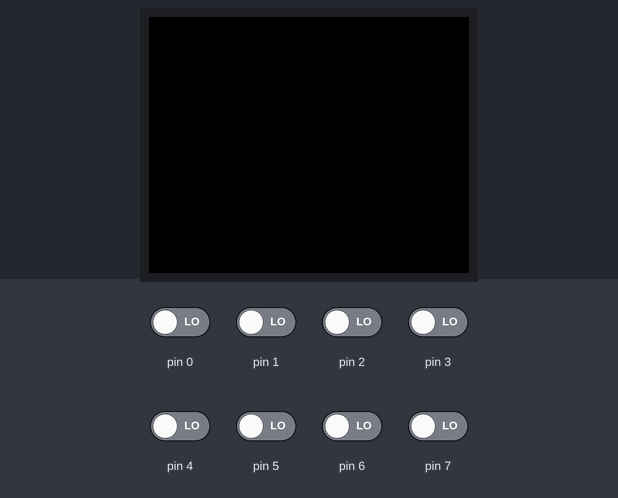
Bench run of a sketch on a simulated Arduino Uno, built with avr-gcc and run on an emulated ATmega328P. On the bench: 160×128 colour display. The test bench sets the inputs (shaded band); at power-on: pin 0–7 LOW.

Above: at 1.2 s.
1.3 s: pin 0 driven HIGH
At 2.1 s:
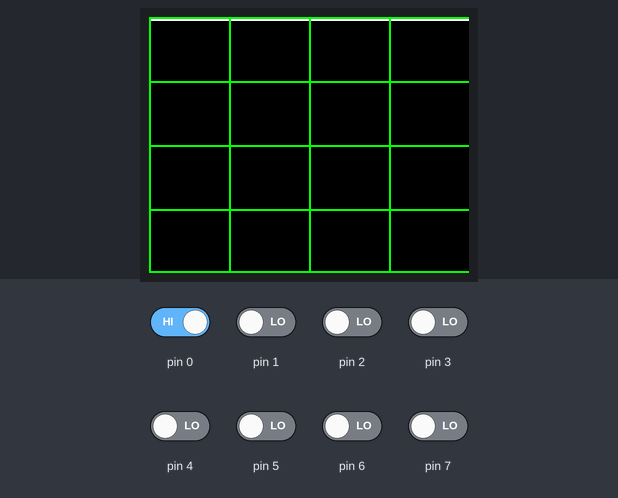
4.3 s: pin 1 driven HIGH
At 5.5 s:
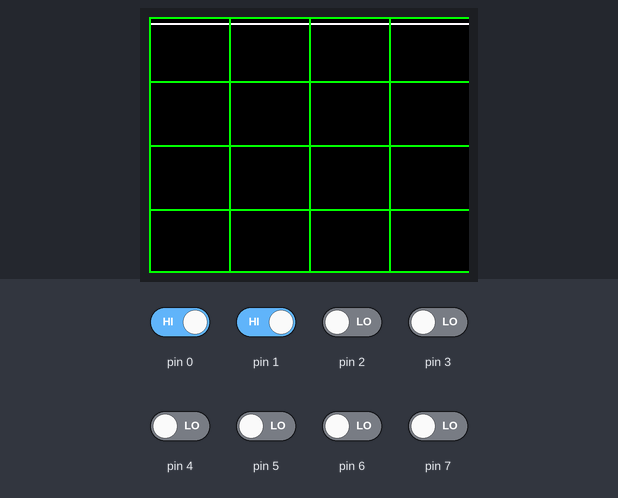
7.3 s: pin 2 driven HIGH
At 8.3 s:
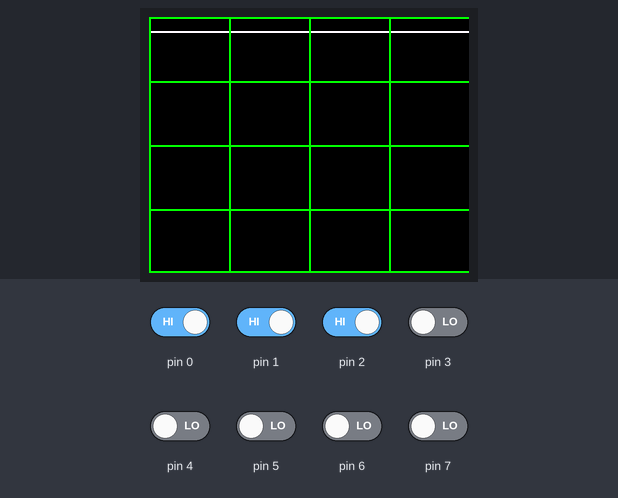
10.3 s: pin 3 driven HIGH
At 11.0 s:
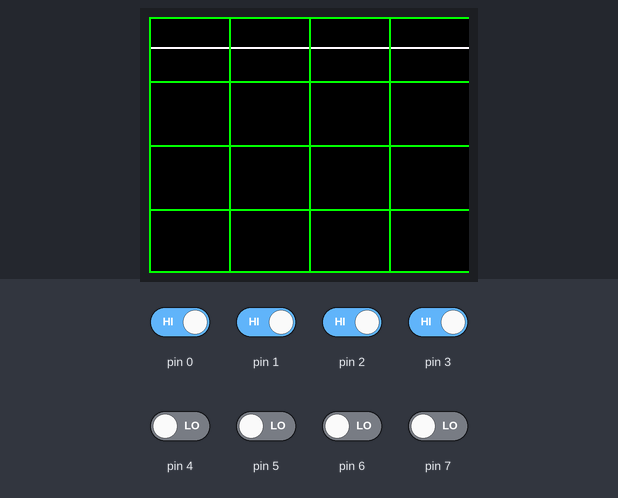
13.3 s: pin 4 driven HIGH
At 14.9 s:
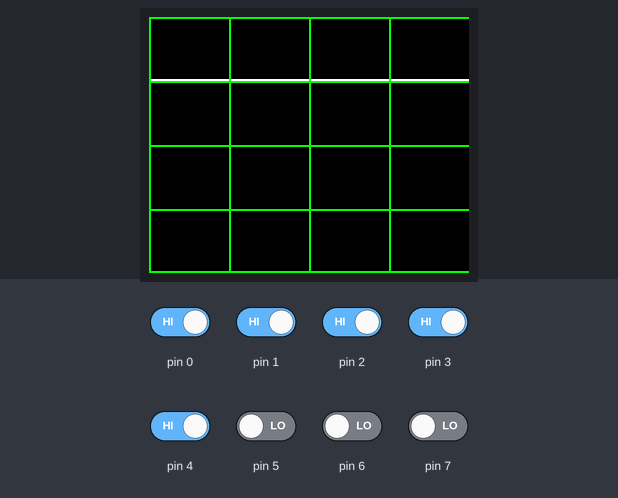
16.3 s: pin 5 driven HIGH
At 17.7 s:
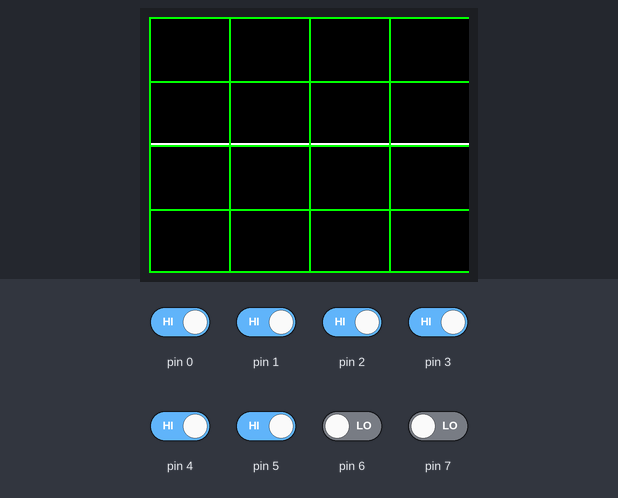
Timing chart, 0 to 19.3 s (numbered marks = the images above; inputs shaded):
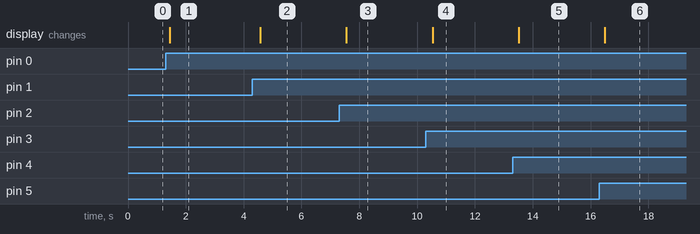

Measured:
- after the input at 1.3 s, the display: changes after 0.15 s (image 1)
- after the input at 4.3 s, the display: changes after 0.28 s (image 2)
- after the input at 7.3 s, the display: changes after 0.26 s (image 3)
- after the input at 10.3 s, the display: changes after 0.24 s (image 4)
- after the input at 13.3 s, the display: changes after 0.22 s (image 5)
- after the input at 16.3 s, the display: changes after 0.20 s (image 6)

The sketch:

_1_8_PIND_TFT_Oscope.ino
```cpp
/************************************
 1.8 SPI PIND TFT Oscope
 Reads the analog pins using PIND,
 and shows the value on the screen.
 Created 7 july 2015 by Bob Davis
**************************************/

#include <TFT.h>  // Arduino LCD library
#include <SPI.h>

 // pin definition for the Uno
#define rst  8
#define dc   9
#define cs   10
TFT TFTscreen = TFT(cs, dc, rst);

// set up variables
//int xPos = 0;
//int value = 0;
char buf[12];
int Input=0;
byte Sample[160];
int StartSTime=0;
int EndSTime=0;
float SampleTime=0;
int trigger;
int tdelay;
int volts;

void setup(){
  // initialize the display
  TFTscreen.begin();
  // clear the screen
  TFTscreen.background(0, 0, 0);
  // Set the font size
  TFTscreen.setTextSize(2);
  pinMode(0, INPUT);
  pinMode(1, INPUT);
  pinMode(2, INPUT);
  pinMode(3, INPUT);
  pinMode(4, INPUT);
  pinMode(5, INPUT);
  pinMode(6, INPUT);
  pinMode(7, INPUT);
}

void loop(){
// wait for trigger of a positive input
  while (Input == 0){
    Input = PIND;
    }
// quickly collect the data
  StartSTime = micros();
    Sample[0]=PIND;
    Sample[1]=PIND;     Sample[2]=PIND;    Sample[3]=PIND;
    Sample[4]=PIND;     Sample[5]=PIND;    Sample[6]=PIND;
    Sample[7]=PIND;     Sample[8]=PIND;    Sample[9]=PIND;
    Sample[10]=PIND;    Sample[11]=PIND;    Sample[12]=PIND;
    Sample[13]=PIND;    Sample[14]=PIND;    Sample[15]=PIND;
    Sample[16]=PIND;    Sample[17]=PIND;    Sample[18]=PIND;
    Sample[19]=PIND;    Sample[20]=PIND;    Sample[21]=PIND;
    Sample[22]=PIND;    Sample[23]=PIND;    Sample[24]=PIND;
    Sample[25]=PIND;    Sample[26]=PIND;    Sample[27]=PIND;
    Sample[28]=PIND;    Sample[29]=PIND;    Sample[30]=PIND;
    Sample[31]=PIND;    Sample[32]=PIND;    Sample[33]=PIND;
    Sample[34]=PIND;    Sample[35]=PIND;    Sample[36]=PIND;
    Sample[37]=PIND;    Sample[38]=PIND;    Sample[39]=PIND;
    Sample[40]=PIND;    Sample[41]=PIND;    Sample[42]=PIND;
    Sample[43]=PIND;    Sample[44]=PIND;    Sample[45]=PIND;
    Sample[46]=PIND;    Sample[47]=PIND;    Sample[48]=PIND;
    Sample[49]=PIND;    Sample[50]=PIND;    Sample[51]=PIND;
    Sample[52]=PIND;    Sample[53]=PIND;    Sample[54]=PIND;
    Sample[55]=PIND;    Sample[56]=PIND;    Sample[57]=PIND;
    Sample[58]=PIND;    Sample[59]=PIND;    Sample[60]=PIND;
    Sample[61]=PIND;    Sample[62]=PIND;    Sample[63]=PIND;
    Sample[64]=PIND;    Sample[65]=PIND;    Sample[66]=PIND;
    Sample[67]=PIND;    Sample[68]=PIND;    Sample[69]=PIND;
    Sample[70]=PIND;    Sample[71]=PIND;    Sample[72]=PIND;
    Sample[73]=PIND;    Sample[74]=PIND;    Sample[75]=PIND;
    Sample[76]=PIND;    Sample[77]=PIND;    Sample[78]=PIND;
    Sample[79]=PIND;    Sample[80]=PIND;    Sample[81]=PIND;
    Sample[82]=PIND;    Sample[83]=PIND;    Sample[84]=PIND;
    Sample[85]=PIND;    Sample[86]=PIND;    Sample[87]=PIND;
    Sample[88]=PIND;    Sample[89]=PIND;    Sample[90]=PIND;
    Sample[91]=PIND;    Sample[92]=PIND;    Sample[93]=PIND;
    Sample[94]=PIND;    Sample[95]=PIND;    Sample[96]=PIND;
    Sample[97]=PIND;    Sample[98]=PIND;    Sample[99]=PIND;
    Sample[100]=PIND;    Sample[101]=PIND;    Sample[102]=PIND;
    Sample[103]=PIND;    Sample[104]=PIND;    Sample[105]=PIND;
    Sample[106]=PIND;    Sample[107]=PIND;    Sample[108]=PIND;
    Sample[109]=PIND;    Sample[110]=PIND;    Sample[111]=PIND;
    Sample[112]=PIND;    Sample[113]=PIND;    Sample[114]=PIND;
    Sample[115]=PIND;    Sample[116]=PIND;    Sample[117]=PIND;
    Sample[118]=PIND;    Sample[119]=PIND;    Sample[120]=PIND;
    Sample[121]=PIND;    Sample[122]=PIND;    Sample[123]=PIND;
    Sample[124]=PIND;    Sample[125]=PIND;    Sample[126]=PIND;
    Sample[127]=PIND;    Sample[128]=PIND;    Sample[129]=PIND;
    Sample[130]=PIND;    Sample[131]=PIND;    Sample[132]=PIND;
    Sample[133]=PIND;    Sample[134]=PIND;    Sample[135]=PIND;
    Sample[136]=PIND;    Sample[137]=PIND;    Sample[138]=PIND;
    Sample[139]=PIND;    Sample[140]=PIND;    Sample[141]=PIND;
    Sample[142]=PIND;    Sample[143]=PIND;    Sample[144]=PIND;
    Sample[145]=PIND;    Sample[146]=PIND;    Sample[147]=PIND;
    Sample[148]=PIND;    Sample[149]=PIND;    Sample[150]=PIND;
    Sample[151]=PIND;    Sample[152]=PIND;    Sample[153]=PIND;
    Sample[154]=PIND;    Sample[155]=PIND;    Sample[156]=PIND;
    Sample[157]=PIND;    Sample[158]=PIND;    Sample[159]=PIND;

  EndSTime = micros();
  SampleTime = EndSTime - StartSTime;
  // display the collected data
  for (int xpos = 0; xpos <159; xpos++){
  // select the color black = B,G,R
  TFTscreen.stroke(0, 0, 0);
  // erase old line
  TFTscreen.line(xpos+1, 0, xpos+1, 160);
  // select the color white = B,G,R
  TFTscreen.stroke(250, 250, 255);
  // draw the line (xPos1, yPos1, xPos2, yPos2);0
  TFTscreen.line(xpos, Sample[xpos], xpos+1, Sample[xpos+1]);
  // Set font color to green
  TFTscreen.stroke(0, 255, 0);
  // draw the lines
  TFTscreen.line(xpos, 0, xpos+1, 0);
  TFTscreen.line(xpos, 32, xpos+1, 32);
  TFTscreen.line(xpos, 64, xpos+1, 64);
  TFTscreen.line(xpos, 96, xpos+1, 96);
  TFTscreen.line(xpos, 127, xpos+1, 127);
  if (xpos==0) TFTscreen.line(xpos, 0, xpos,160);
  if (xpos==40) TFTscreen.line(xpos, 0, xpos,160);
  if (xpos==80) TFTscreen.line(xpos, 0, xpos,160);
  if (xpos==120) TFTscreen.line(xpos, 0, xpos,160);

  // Set font color to bright blue
  TFTscreen.stroke(255, 100, 100);
  // Write the text values
  if (xpos==0) TFTscreen.text( "Trg", 125, 3);
  if (xpos==0) TFTscreen.text( itoa(trigger, buf, 10), 125, 18);
  if (xpos==0) TFTscreen.text( "Del", 125, 35);
  if (xpos==0) TFTscreen.text( itoa(tdelay, buf, 10), 125, 50);
  if (xpos==0) TFTscreen.text( "MV", 125, 67);
  if (xpos==0) TFTscreen.text( itoa(volts, buf, 10), 125, 82);
  if (xpos==0) TFTscreen.text( "MS", 125, 98);
  if (xpos==0) TFTscreen.text( itoa(SampleTime, buf, 10), 125, 113);
  }
}
```
